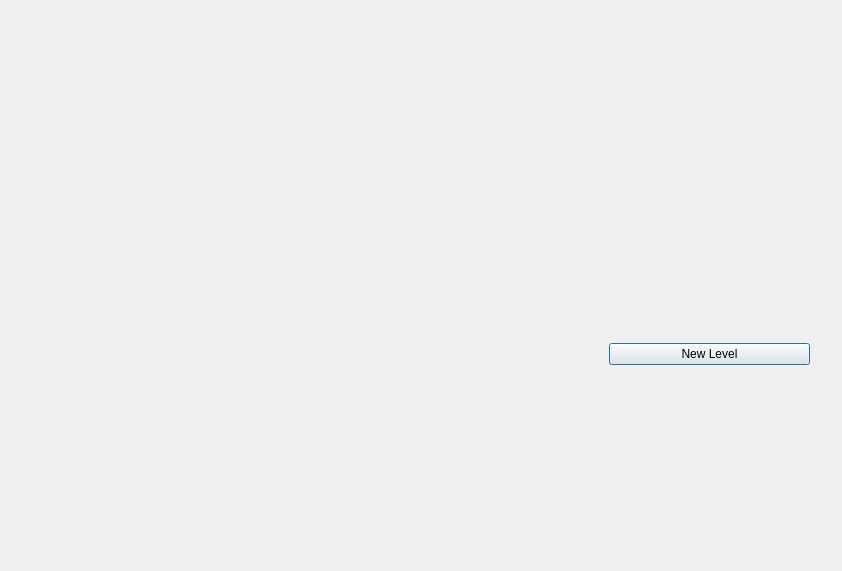
<?xml version="1.0" encoding="UTF-8"?>
<ui version="4.0">
 <class>Field</class>
 <widget class="QDialog" name="Field">
  <property name="geometry">
   <rect>
    <x>0</x>
    <y>0</y>
    <width>842</width>
    <height>571</height>
   </rect>
  </property>
  <property name="windowTitle">
   <string>Dialog</string>
  </property>
  <widget class="QWidget" name="horizontalLayoutWidget_2">
   <property name="geometry">
    <rect>
     <x>49</x>
     <y>29</y>
     <width>761</width>
     <height>131</height>
    </rect>
   </property>
   <layout class="QHBoxLayout" name="horizontalLayout_2"/>
  </widget>
  <widget class="QWidget" name="verticalLayoutWidget">
   <property name="geometry">
    <rect>
     <x>609</x>
     <y>189</y>
     <width>201</width>
     <height>331</height>
    </rect>
   </property>
   <layout class="QVBoxLayout" name="verticalLayout">
    <item>
     <layout class="QVBoxLayout" name="verticalLayout_3"/>
    </item>
    <item>
     <widget class="QPushButton" name="pushButton">
      <property name="text">
       <string>New Level</string>
      </property>
     </widget>
    </item>
   </layout>
  </widget>
  <widget class="QWidget" name="verticalLayoutWidget_3">
   <property name="geometry">
    <rect>
     <x>50</x>
     <y>180</y>
     <width>551</width>
     <height>341</height>
    </rect>
   </property>
   <layout class="QVBoxLayout" name="v4"/>
  </widget>
 </widget>
 <resources/>
 <connections/>
</ui>
